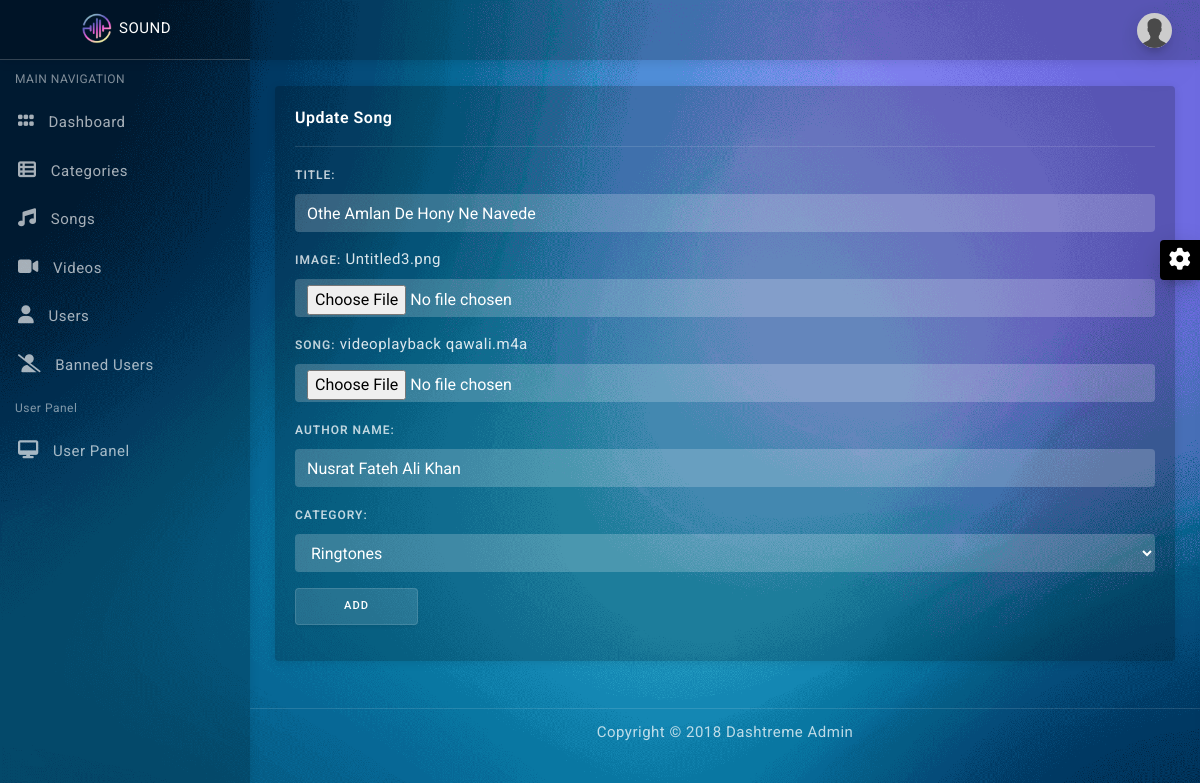
Page /admin/song_update.php?id=26 (signed in) on the committed database.
### tables this page shows
CREATE TABLE `users` (
  `id` int(10) UNSIGNED NOT NULL,
  `full_name` varchar(255) NOT NULL,
  `username` varchar(255) NOT NULL,
  `email` varchar(255) NOT NULL,
  `password` varchar(255) NOT NULL,
  `user_role` varchar(15) NOT NULL,
  `profile_pic` varchar(255) NOT NULL DEFAULT 'dp_placeholder.png',
  `date_registered` date NOT NULL DEFAULT current_timestamp()
);

CREATE TABLE `songs` (
  `id` int(10) UNSIGNED NOT NULL,
  `song_title` varchar(255) NOT NULL,
  `song_img` varchar(255) NOT NULL,
  `song_path` varchar(255) NOT NULL,
  `is_featured` tinyint(1) NOT NULL,
  `type` varchar(255) NOT NULL,
  `date_added` date NOT NULL DEFAULT current_timestamp(),
  `author` varchar(255) NOT NULL,
  `song_category_id_FK` varchar(100) NOT NULL,
  `adder_admin` varchar(255) NOT NULL
);

### admin/song_update.php (the view, shortened to what this page needs)
<?php
include("./components/header.php");
$Id = $_GET['id'];
$sql = "select * from songs where id = $Id";
$result = mysqli_query($conn, $sql);
$rows = mysqli_fetch_assoc($result);
?>
<div class="content-wrapper">
    <div class="container-fluid">
        <div class="row mt-3">
            <div class="col-lg-12">
                <div class="card">
                    <div class="card-body">
                        <div class="card-title">Update Song</div>
                        <hr>
                        <form method="POST" enctype="multipart/form-data">
                            <div class="form-group">
                                <label for="input-1">Title:</label>
                                <input value="<?php echo $rows['song_title'] ?>" type="text" class="form-control" name="title" placeholder="Enter Title">
                            </div>
                            <div class="form-group">
                                <label for="input-1">Image:</label>
                                <span><?php echo $rows['song_img'] ?></span>
                                <input type="file" value="<?php echo $rows['song_img'] ?>" class="form-control input-file" name="image">
                            </div>
                            <div class="form-group">
                                <label for="input-1">Song:</label>
                                <span><?php echo $rows['song_path'] ?></span>
                                <input type="file" value="<?php echo $rows['song_path'] ?>" class="form-control input-file" name="song">
                            </div>
                            <div class="form-group">
                                <label for="input-1">Author Name:</label>
                                <input value="<?php echo $rows['author'] ?>" type="text" class="form-control" name="author_name" placeholder="Enter Author Name">
                            </div>
                            <div class="form-group">
                                <label for="input-1">Category:</label> <br>
                                <select name="cat_id" class="form-control">
                                    < <?php
                                        $sql = "SELECT * FROM categories";
                                        $result = mysqli_query($conn, $sql);
                                        while ($row = mysqli_fetch_assoc($result)) {
                                        ?>
                                        <option value="<?php echo $row['title'];?>"><?php echo $row['title'];?></option>
                                    <?php } ?>
                                </select>
                            </div>
                            <div class="form-group">
                                <button type="submit" class="btn btn-light px-5" name="submit">Add</button>
                            </div>
                        </form>
                    </div>
                </div>
            </div>
        </div>
    </div>
</div>
<?php
include("./components/footer.php");
?>

### admin/components/header.php (shortened to what this page needs)
<?php
include("../config/connection.php");
$username = $_SESSION["admin"];
$sql_admin_profile = "SELECT * FROM users WHERE username='$username'";
$result_admin_profile = mysqli_fetch_assoc(mysqli_query($conn, $sql_admin_profile));
$profile_pic = $result_admin_profile["profile_pic"];
?>
<!DOCTYPE html>
<html lang="en">
<head>
    <link href="assets/plugins/simplebar/css/simplebar.css" rel="stylesheet" />
    <link href="assets/css/bootstrap.min.css" rel="stylesheet" />
    <link href="assets/css/sidebar-menu.css" rel="stylesheet" />
    <link href="assets/css/app-style.css" rel="stylesheet" />
    <link rel="stylesheet" href="https://cdnjs.cloudflare.com/ajax/libs/font-awesome/6.5.2/css/all.min.css" />
</head>
<body class="bg-theme bg-theme1">
    <div id="wrapper">
        <div id="sidebar-wrapper" data-simplebar="" data-simplebar-auto-hide="true">
            <div class="brand-logo">
                <a href="index.php" style="display: flex; align-items: center; justify-content: center;">
                    <img src="../logo.png" class="logo-icon" alt="logo icon">
                    <h5 class="logo-text">SOUND</h5>
                </a>
            </div>
            <ul class="sidebar-menu do-nicescrol">
                <li class="sidebar-header">MAIN NAVIGATION</li>
                <li>
                    <a href="./index.php">
                        <i class="fa-solid fa-grip"></i> <span>Dashboard</span>
                    </a>
                </li>
                <li>
                    <a href="./category_show.php">
                        <i class="fa-solid fa-table-list"></i> <span>Categories</span>
                    </a>
                </li>
                <li>
                    <a href="./songs_show.php">
                        <i class="fa-solid fa-music"></i> <span>Songs</span>
                    </a>
                </li>
                <li>
                    <a href="./videos_show.php">
                        <i class="fa-solid fa-video"></i> <span>Videos</span>
                    </a>
                </li>
                <li>
                    <a href="./users_show.php">
                        <i class="fa-solid fa-user"></i> <span>Users</span>
                    </a>
                </li>
                <li>
                    <a href="./banned_users_show.php">
                        <i class="fa-solid fa-user-slash"></i> <span>Banned Users</span>
                    </a>
                </li>
                <li class="sidebar-header">User Panel</li>
                <li><a href="../index.php"><i class="fa-solid fa-desktop"></i> <span>User Panel</span></a></li>
            </ul>
        </div>
        <header class="topbar-nav">
            <nav class="navbar navbar-expand fixed-top">
                <ul class="navbar-nav mr-auto align-items-center">
                    <li class="nav-item">
                        <a class="nav-link toggle-menu" href="javascript:void();">
                        </a>
                    </li>
                </ul>
                <ul class="navbar-nav align-items-center right-nav-link">
                    <li class="nav-item">
                        <a class="nav-link dropdown-toggle dropdown-toggle-nocaret" data-toggle="dropdown" href="#">
                            <span class="user-profile"><img src="../images/<?php echo $profile_pic; ?>" class="img-circle" alt="user avatar"></span>
                        </a>
                    </li>
                </ul>
            </nav>
        </header>

### admin/assets/css/sidebar-menu.css (style rules this page uses)
.sidebar-menu { list-style: none; margin: 0; padding: 0; background-color: transparent; }
.sidebar-menu>li { position: relative; margin: 0; padding: 0; }
.sidebar-menu>li>a { padding: 13px 5px 13px 15px; display: block; border-left: 3px solid transparent; color: rgba(255, 255, 255, 0.65); font-size: 15px; }
.sidebar-menu li.sidebar-header { padding: 10px 25px 10px 15px; font-size: 12px; color: rgba(255, 255, 255, 0.5); }
.sidebar-menu a { color: #b8c7ce; text-decoration: none; }

### rows in the picture
users: profile_pic (placeholder picture)
songs: title "Othe Amlan De Hony Ne Navede", song_img "Untitled3.png", song_path "videoplayback qawali.m4a", author_name "Nusrat Fateh Ali Khan"

### other values in the picture
form field cat_id "Ringtones"
